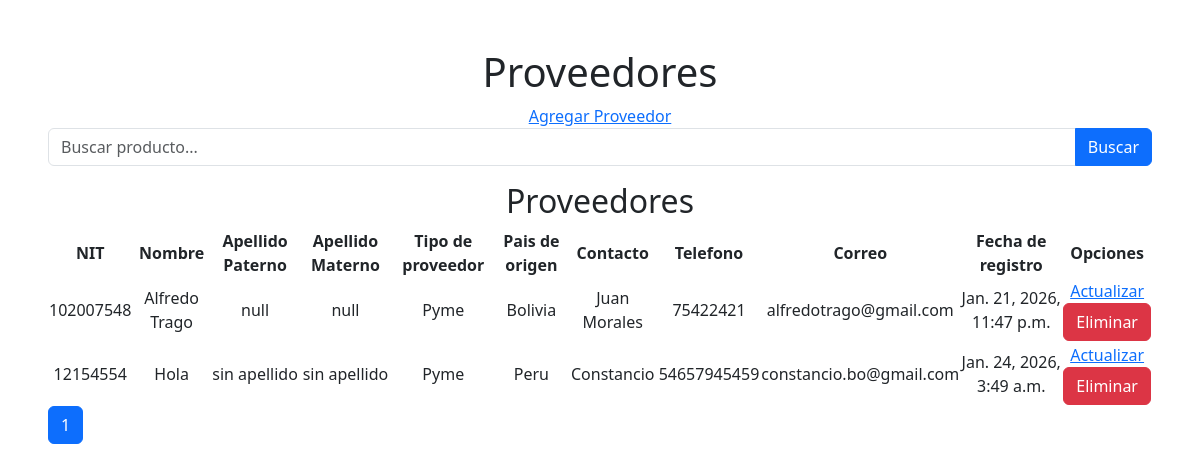
Page /inventario/index_proveedor/ on the committed database.
### apps/inventario/models.py (models this page shows, shortened)
class Proveedores(models.Model):
    nit = models.CharField(max_length=20)
    tipo_proveedor = models.CharField(max_length=20)
    nombre = models.CharField(max_length=50)
    apellido1 = models.CharField(max_length=50, null=True)
    apellido2 = models.CharField(max_length=50, null=True)
    pais = models.CharField(max_length=50)
    contacto = models.CharField(max_length=200)
    telefono = models.CharField(max_length=20)
    correo = models.EmailField()
    fecha_registro = models.DateTimeField(auto_now_add=True)
    class Meta:
        verbose_name_plural = "Proveedores"

### apps/inventario/views.py (the view, shortened to what this page needs)
# urls.py: path('index_proveedor/', views.index_proveedor, name='index_proveedor'),
def index_proveedor(request):
    query = request.GET.get('search', '')
    lista_proveedores = Proveedores.objects.all().order_by("nombre")
    paginacion = Paginator(lista_proveedores, 10)
    numero_pagina = request.GET.get('page')
    proveedores = paginacion.get_page(numero_pagina)
    context = {
        "proveedores": proveedores
    }
    return render (request, "proveedores/index_proveedor.html", context)

### templates/proveedores/index_proveedor.html (shortened to what this page needs)
{% extends 'base.html' %}
{% block content %}
<div class="p-5 text-center">
    <h1>Proveedores</h1>
    <a href="{% url 'inventario:crear_proveedor' %}">Agregar Proveedor</a>
    <form method="get" class="mb-3">
        <div class="input-group">
            <input
                type="text"
                name="search"
                class="form-control"
                placeholder="Buscar producto..."
                value="{{ query }}"
            >
            <button class="btn btn-primary" type="submit">
                Buscar
            </button>
        </div>
    </form>
    <h2>Proveedores</h2>
    <table>
        <thead>
            <tr>
                <th>NIT</th>
                <th>Nombre</th>
                <th>Apellido Paterno</th>
                <th>Apellido Materno</th>
                <th>Tipo de proveedor</th>
                <th>Pais de origen</th>
                <th>Contacto</th>
                <th>Telefono</th>
                <th>Correo</th>
                <th>Fecha de registro</th>
                <th>Opciones</th>
            </tr>
        </thead>
        <tbody>
            {% for proveedor in proveedores %}
            <tr>
                <td>{{ proveedor.nit }}</td>
                <td>{{ proveedor.nombre }}</td>
                <td>{{ proveedor.apellido1 }}</td>
                <td>{{ proveedor.apellido2 }}</td>
                <td>{{ proveedor.tipo_proveedor}}</td>
                <td>{{ proveedor.pais }}</td>
                <td>{{ proveedor.contacto }}</td>
                <td>{{ proveedor.telefono }}</td>
                <td>{{ proveedor.correo }}</td>
                <td>{{ proveedor.fecha_registro }}</td>
                <td>
                    <a href="{% url 'inventario:editar_proveedor' proveedor.id %}">Actualizar</a>
                    <form method="post" action="{% url 'inventario:eliminar_proveedor' proveedor.id %}"
                        onsubmit="return confirm('¿Seguro que deseas eliminar este registro?');">
                        <button type="submit" class="btn btn-danger">
                            Eliminar
                        </button>
                    </form>
                </td>
            </tr>
            {% empty %}
            <tr><td colspan="4">No hay Proveedores</td></tr>
            {% endfor %}
        </tbody>
    </table>
    <nav>
        <ul class="pagination">
            {% for num in proveedores.paginator.page_range %}
                {% if proveedores.number == num %}
                    <li class="page-item active">
                        <span class="page-link">{{ num }}</span>
                    </li>
                {% else %}
                    <li class="page-item">
                        <a class="page-link" href="?page={{ num }}">{{ num }}</a>
                    </li>
                {% endif %}
            {% endfor %}
        </ul>
    </nav>
</div>
{% endblock %}

### rows in the picture
Proveedores: nit "102007548", nombre "Alfredo Trago", apellido1 "null", apellido2 "null", tipo_proveedor "Pyme", pais "Bolivia", contacto "Juan Morales", telefono "75422421", correo "alfredotrago@gmail.com", fecha_registro "Jan. 21, 2026, 11:47 p.m."
Proveedores: nit "12154554", nombre "Hola", apellido1 "sin apellido", apellido2 "sin apellido", tipo_proveedor "Pyme", pais "Peru", contacto "Constancio", telefono "54657945459", correo "constancio.bo@gmail.com", fecha_registro "Jan. 24, 2026, 3:49 a.m."

### other values in the picture
{{ num }} "1"
